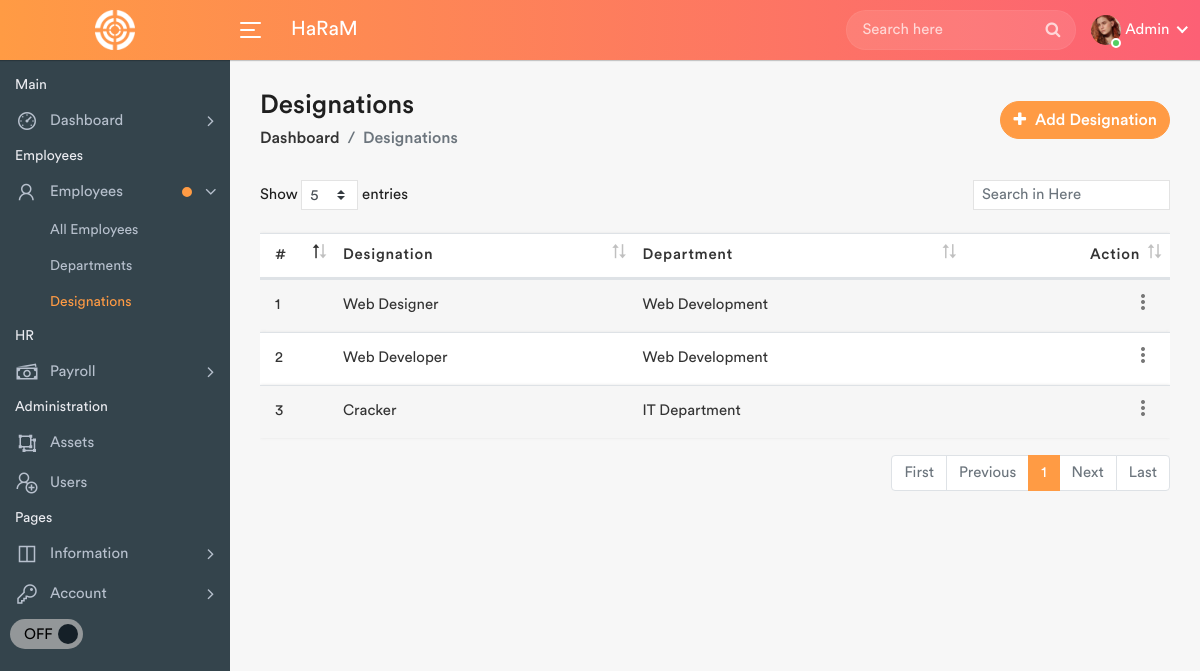
The app's page /designations.php (signed in) with its own data.
### tables this page shows
CREATE TABLE `designations` (
  `id` int(11) NOT NULL,
  `Designation` varchar(100) NOT NULL,
  `Department` varchar(100) NOT NULL,
  `Date` date NOT NULL DEFAULT current_timestamp()
);

### designations.php (the view, shortened to what this page needs)
<?php
$dbh = Database();
?>
<!DOCTYPE html>
<html lang="en">
<head>
	<link rel="stylesheet" href="assets/css/bootstrap.min.css">
	<link rel="stylesheet" href="assets/css/font-awesome.min.css">
	<link rel="stylesheet" href="assets/css/line-awesome.min.css">
	<link rel="stylesheet" href="assets/css/select2.min.css">
	<link rel="stylesheet" href="assets/css/dataTables.bootstrap4.min.css">
	<link rel="stylesheet" href="assets/css/style.css" id="theme-link">
</head>
<body>
	<div class="main-wrapper">
		<?php
		include_once 'includes/header.php';
		include_once 'includes/sidebar.php';
		?>
		<div class="page-wrapper">
			<div class="content container-fluid">
				<div class="page-header">
					<div class="row align-items-center">
						<div class="col">
							<h3 class="page-title">Designations</h3>
							<ul class="breadcrumb">
								<li class="breadcrumb-item"><a href="index.php">Dashboard</a></li>
								<li class="breadcrumb-item active">Designations</li>
							</ul>
						</div>
						<div class="col-auto float-right ml-auto">
							<?php if ($_SESSION['role'] == "admin") { ?>
								<a href="javascript:void(0)" class="btn add-btn" data-toggle="modal" data-target="#add_designation"><i class="fa fa-plus"></i> Add Designation</a>
							<?php } ?>
						</div>
					</div>
				</div>
				<div class="row">
					<div class="col-md-12">
						<div class="table-responsive">
							<table class="table table-striped custom-table mb-0 dataTable">
								<thead>
									<tr>
										<th style="width: 30px;">#</th>
										<th>Designation </th>
										<th>Department </th>
										<th class="text-right">Action</th>
									</tr>
								</thead>
								<tbody>
									<?php
									$sql = "SELECT * FROM designations";
									$results2 = $dbh->query($sql);
									$cnt = 1;
									if ($results2->rowCount() > 0) {
										foreach ($results2 as $row) {
									?>
											<tr>
												<td><?php echo htmlentities($cnt++); ?></td>
												<td><?php echo htmlentities($row['Designation']); ?></td>
												<td><?php echo htmlentities($row['Department']); ?></td>
												<td class="text-right">
													<div class="dropdown dropdown-action">
														<a href="javascript:void(0)" class="action-icon dropdown-toggle" data-toggle="dropdown" aria-expanded="false"><i class="material-icons">more_vert</i></a>
													</div>
												</td>
											</tr>
									<?php
										}
									} ?>
								</tbody>
							</table>
						</div>
					</div>
				</div>
			</div>
		</div>
	</div>
</body>
</html>

### records on screen
designations: Designation "Web Designer", Department "Web Development"
designations: Designation "Web Developer", Department "Web Development"
designations: Designation "Cracker", Department "IT Department"

### other values on screen
$_SESSION['userlogin'] "Admin"
